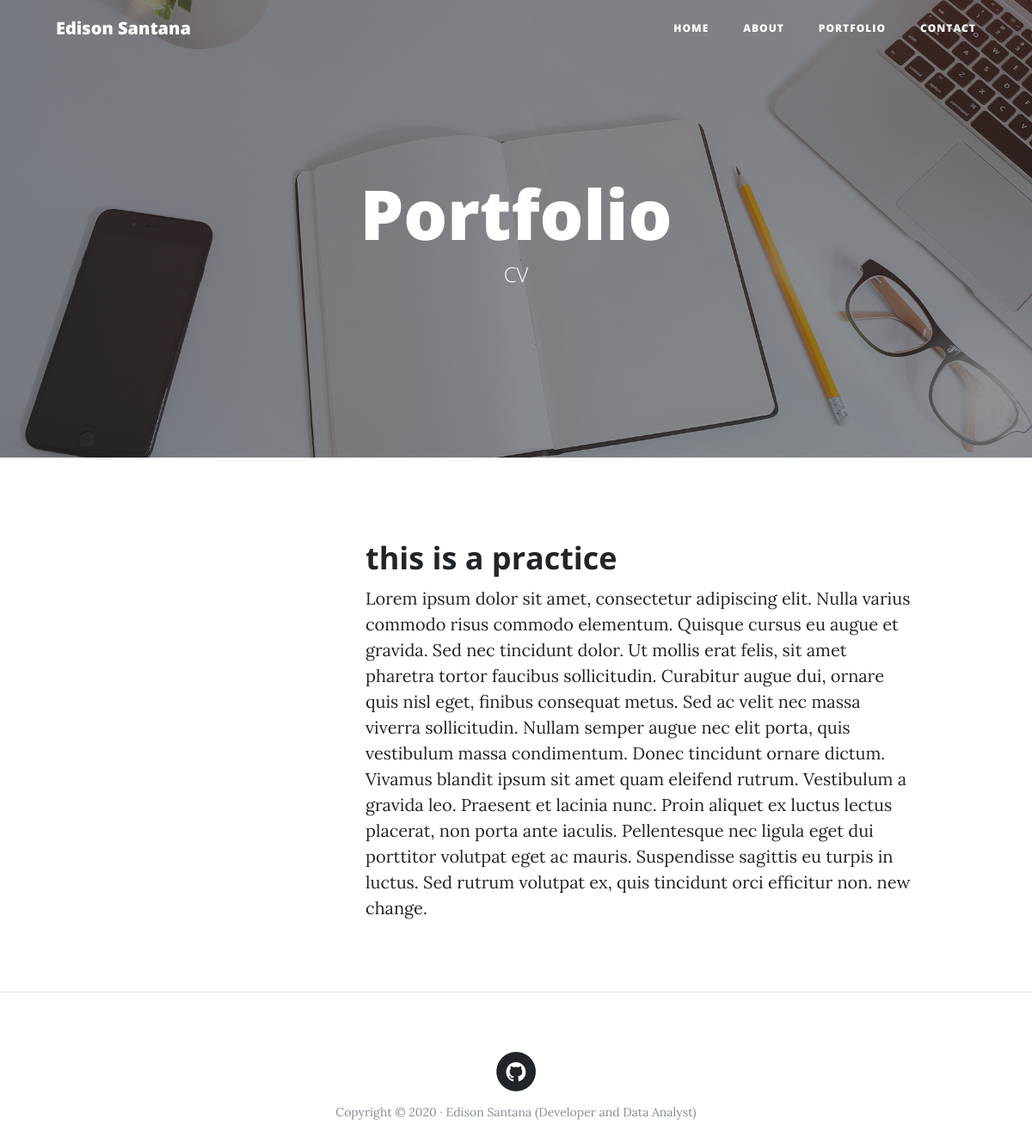
/portafolio/, run on an earlier commit of the app's database.
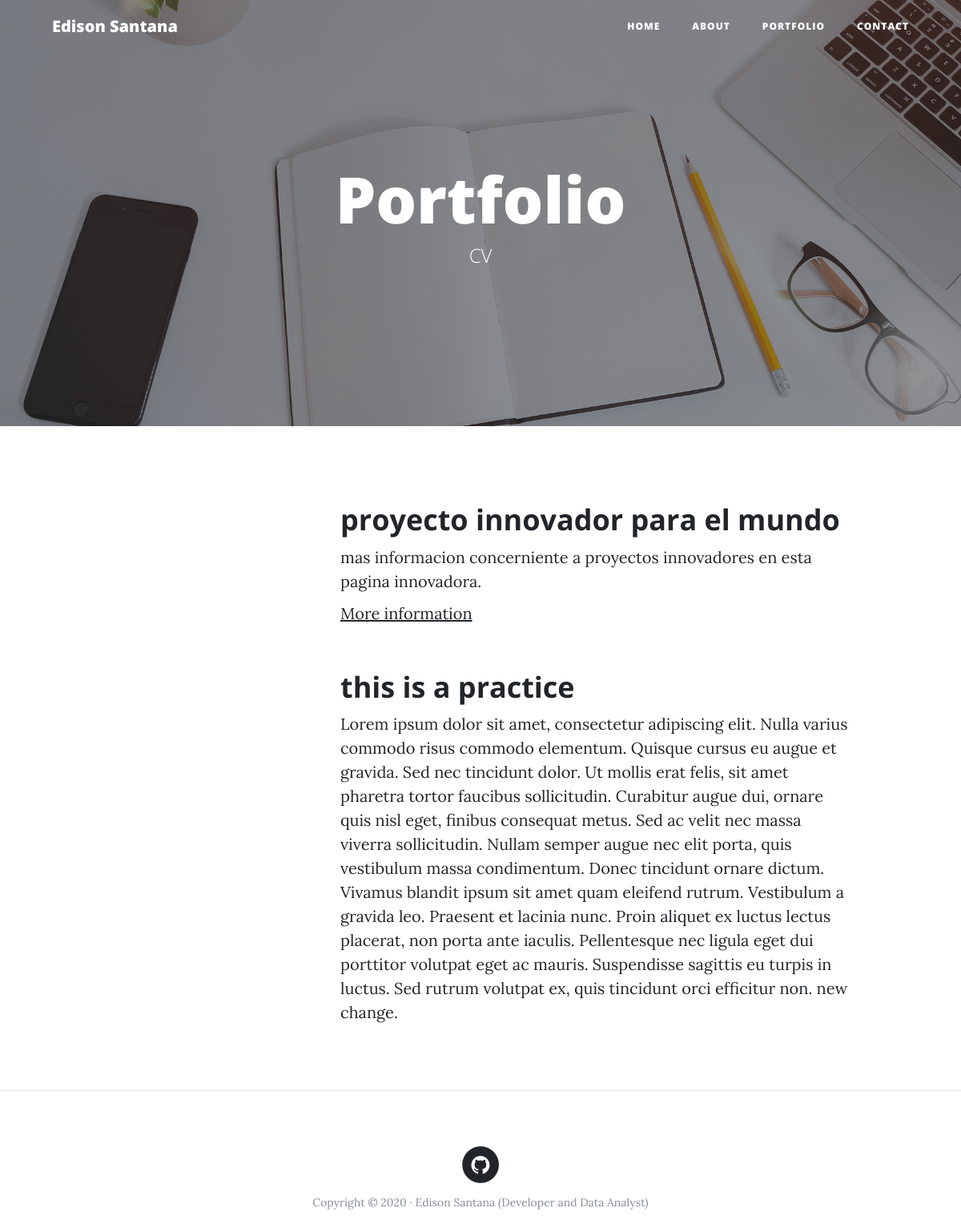
And on a later commit of the database.
### portfolio/models.py (models this page shows, shortened)
class portfolio(models.Model):
    title = models.CharField(max_length=100,verbose_name='Titulo')
    description = models.TextField(verbose_name='Descripcion')
    image = models.ImageField(verbose_name='Imagen',upload_to='portfolio')
    created = models.DateTimeField(auto_now_add=True,verbose_name='Fecha de creacion')
    updated = models.DateTimeField(auto_now=True,verbose_name='Fecha de modificacion')
    link = models.URLField(verbose_name="Direccion web",null=True,blank=True)
    class Meta:
        verbose_name = "projecto"
        verbose_name_plural = "projectos"
        ordering = ["-created"] #the dash signifies the order is desc

### portfolio/views.py (the view)
# urls.py: path('portafolio/', pv.portafolio,name='portfolio'),
def portafolio(request):
    prtf = portfolio.objects.all()
    context = {
        'portfolio' : prtf
    }
    return render(request,'portfolio/portafolio.html',context)

### portfolio/templates/portfolio/portafolio.html (shortened to what this page needs)
{%extends 'core/base.html'%}
{% block background %}{% load static %}{% static 'core/img/portfolio-bg.jpg' %}{% endblock %}
{% block header %}
    <h1>Portfolio</h1>
    <span class="subheading">CV</span>
{% endblock header %}
{% block content %}
{% for elem in portfolio %}
    <div class="row project">
    <div class="col-lg-3 col-md-4 offset-lg-1">
    </div>
    <div class="col-lg-7 col-md-8">
        <h2 class="section-heading title">{{elem.title}}</h2>
        <p>{{elem.description}}</p>
        {% if elem.link %}
            <p><a href="{{elem.link}}">More information</a></p>
        {% endif %}
    </div>
    </div>
{% endfor %}
{% endblock content %}

What changed in the data, as far as the page shows it:
added portfolio: title "proyecto innovador para el mundo", description "mas informacion concerniente a proyectos innovadores en esta pagina innovadora."
